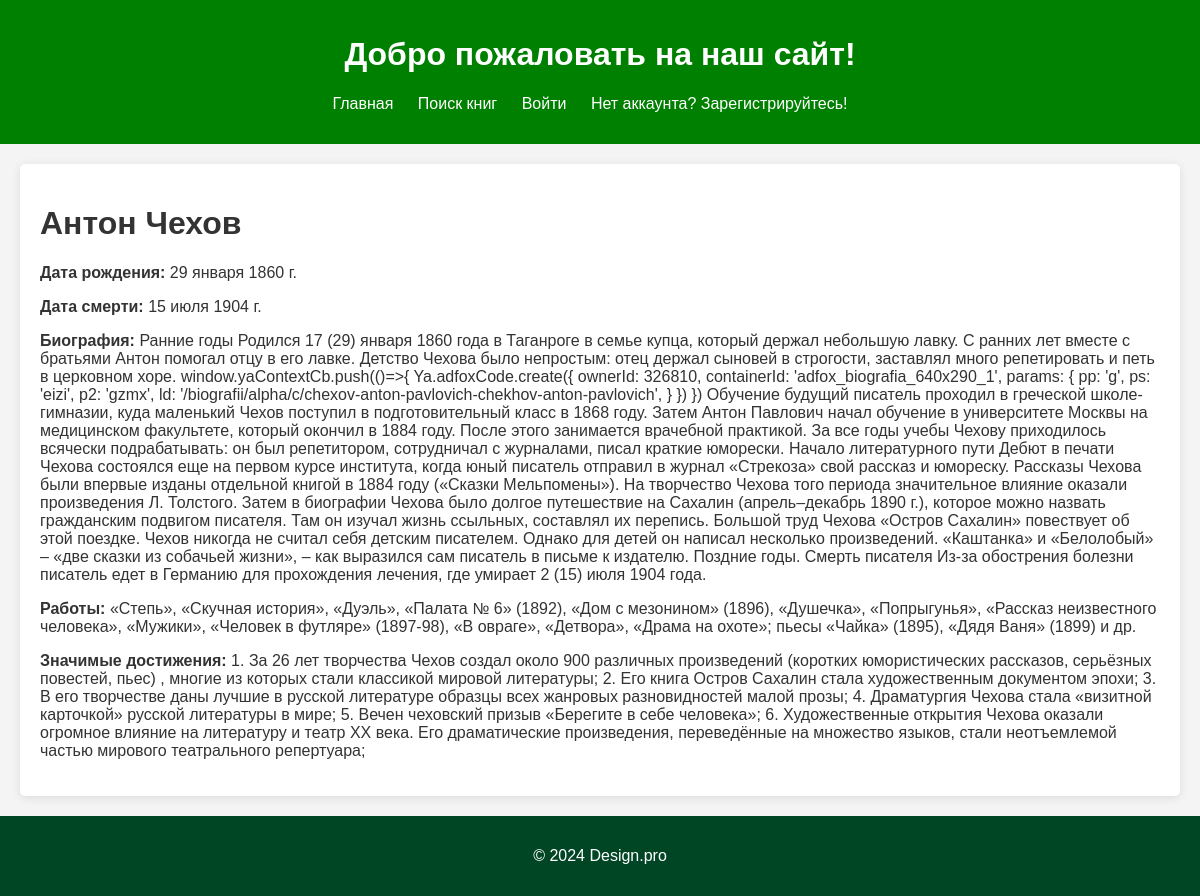
Page /EA/author/1/ on the earlier database version.
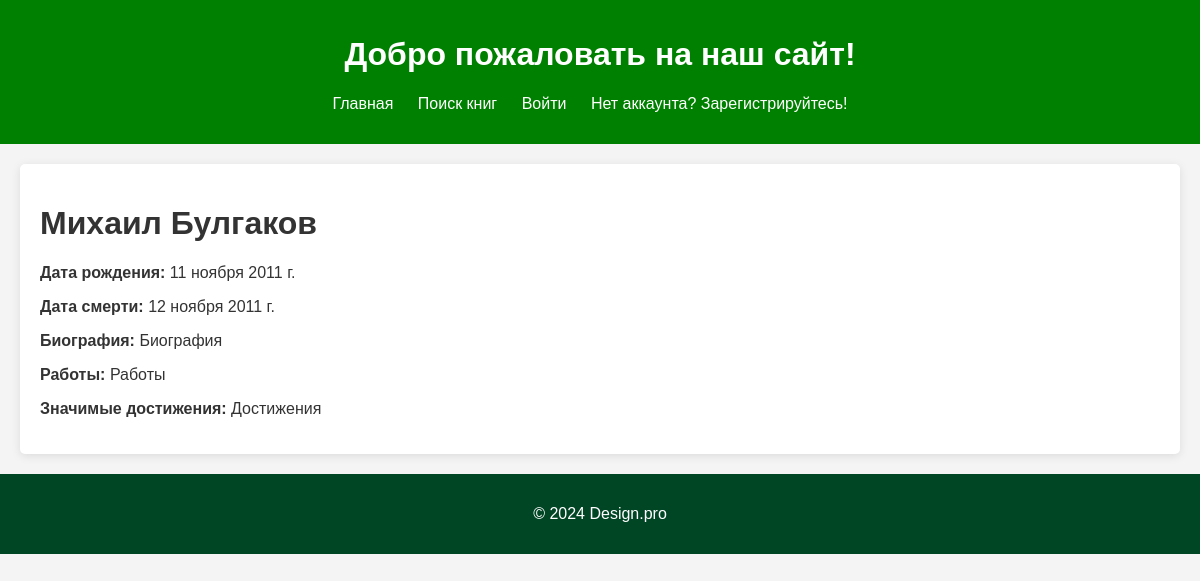
Same page on the later database version.
### EA/models.py (models this page shows, shortened)
class Author(models.Model):
    first_name = models.CharField(max_length=100)
    last_name = models.CharField(max_length=100)
    date_of_birth = models.DateField(null=True, blank=True)
    date_of_death = models.DateField('Died', null=True, blank=True)
    biography = models.TextField(max_length=2000, help_text="Enter a brief biography of the author", blank=True, null=True)
    works = models.TextField(max_length=2000, help_text="List of works by the author", blank=True, null=True)
    notable_achievements = models.TextField(max_length=2000, help_text="Significant achievements of the author", blank=True, null=True)
    class Meta:
        ordering = ['last_name']
        unique_together = (('first_name', 'last_name'),)

### EA/views.py (the view)
# urls.py: path('author/<int:pk>/', views.AuthorDetailView.as_view(), name='author-detail'),
class AuthorDetailView(generic.DetailView):
    model = Author
    template_name = 'author_detail.html'
    context_object_name = 'author'

### EA/templates/author_detail.html (shortened to what this page needs)
{% extends "base.html" %}
{% block content %}
<h1>{{ author.first_name }} {{ author.last_name }}</h1>
<p><strong>Дата рождения:</strong> {{ author.date_of_birth }}</p>
<p><strong>Дата смерти:</strong> {{ author.date_of_death }}</p>
<p><strong>Биография:</strong> {{ author.biography }}</p>
<p><strong>Работы:</strong> {{ author.works }}</p>
<p><strong>Значимые достижения:</strong> {{ author.notable_achievements }}</p>
{% endblock %}

Differences in the rows shown:
changed Author: first_name "Антон" → "Михаил"; last_name "Чехов" → "Булгаков"; date_of_birth "29 января 1860 г." → "11 ноября 2011 г."; date_of_death "15 июля 1904 г." → "12 ноября 2011 г."; biography "Ранние годы Родился 17 (29) января 1860 года в Таганроге в семье купца, который держал небольшую лавку. С ранних лет вместе с братьями Антон помогал отцу в его лавке. Детство Чехова было непростым: отец держал сыновей в строгости, заставлял много репетировать и петь в церковном хоре. window.yaContextCb.push(()=>{ Ya.adfoxCode.create({ ownerId: 326810, containerId: 'adfox_biografia_640x290_1', params: { pp: 'g', ps: 'eizi', p2: 'gzmx', ld: '/biografii/alpha/c/chexov-anton-pavlovich-chekhov-anton-pavlovich', } }) }) Обучение будущий писатель проходил в греческой школе-гимназии, куда маленький Чехов поступил в подготовительный класс в 1868 году. Затем Антон Павлович начал обучение в…" → "Биография"; works "«Степь», «Скучная история», «Дуэль», «Палата № 6» (1892), «Дом с мезонином» (1896), «Душечка», «Попрыгунья», «Рассказ неизвестного человека», «Мужики», «Человек в футляре» (1897-98), «В овраге», «Детвора», «Драма на охоте»; пьесы «Чайка» (1895), «Дядя Ваня» (1899) и др." → "Работы"; notable_achievements "1. За 26 лет творчества Чехов создал около 900 различных произведений (коротких юмористических рассказов, серьёзных повестей, пьес) , многие из которых стали классикой мировой литературы; 2. Его книга Остров Сахалин стала художественным документом эпохи; 3. В его творчестве даны лучшие в русской литературе образцы всех жанровых разновидностей малой прозы; 4. Драматургия Чехова стала «визитной карточкой» русской литературы в мире; 5. Вечен чеховский призыв «Берегите в себе человека»; 6. Художественные открытия Чехова оказали огромное влияние на литературу и театр XX века. Его драматические произведения, переведённые на множество языков, стали неотъемлемой частью мирового театрального…" → "Достижения"
